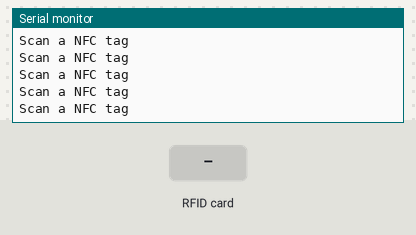
A sketch run on a simulated Arduino Uno, built with avr-gcc and run on an emulated ATmega328P. On the bench: the last lines printed to the serial monitor. The test bench sets the inputs (shaded band).

Above: at 3.8 s.
3.9 s: RFID card EB 50 ED 65 held to the reader
At 5.1 s:
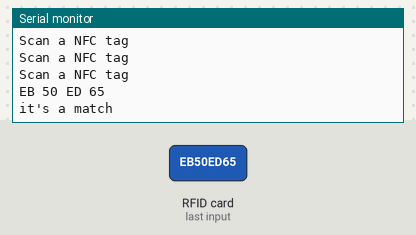
5.4 s: RFID card 5E 7A 19 C4 held to the reader
At 7.6 s:
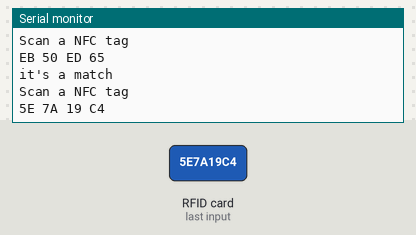

Measured:
- after the input at 3.9 s, the serial monitor: prints a new line at once (image 1)
- after the input at 5.4 s, the serial monitor: prints a new line after 1.5 s (image 2)

The sketch:

TagIDReadWithEmic.ino
```cpp
/*
  Simple tag read example
  Uses I2C interface for NFC shield

  Reads a 4-byte tag ID  as a string
  and compares it to a known tag string

  edited from Don Coleman's library example
  created 11 Feb 2020
  by Tom Igoe
*/

// include libraries for I2C interface to PN532 chip:
#include <Wire.h>
#include <PN532_I2C.h>
#include <PN532.h>
#include <NfcAdapter.h>
#include <SoftwareSerial.h>

// Pins to connect to the emic2
// EMIC SOUT = A0, EMIC SIN = A1:
SoftwareSerial emic(A0, A1);


// make instances of PN532 and NFC libraries:
PN532_I2C pn532_i2c(Wire);
NfcAdapter nfc = NfcAdapter(pn532_i2c);

// string of a known tag, in a format the library produces:
String knownTag = "EB 50 ED 65";
// last time a tag was read, in ms:
long lastTagReadTime = 0;
// delay between tag reads when a tag's just been read, in ms:
int tagReadDelay = 3000;

void setup() {
  Serial.begin(9600);
  emic.begin(9600);
  // set the word rate at 400 words per minute (can go 75 - 600 wpm):
  emic.println("W400");
  nfc.begin();
}

void loop() {
  // if the read delay has passed:
  if (millis() - lastTagReadTime > tagReadDelay) {
    // Send it out the EMIC:
    emic.println("S Scan a NFC tag");
    // send it out the serial port too:
    Serial.println("\nScan a NFC tag\n");
    // if a tag is present:
    if (nfc.tagPresent()) {
      // read the tag:
      NfcTag tag = nfc.read();
      // get the tag ID as a string:
      String tagString = tag.getUidString();
      // timestamp the read time:
      lastTagReadTime = millis();

      // Send it out the EMIC:
      emic.println("S " + tagString);
      // send it out the serial port too:
      Serial.println(tagString);
      // compare it to a known tag string:
      if (tagString == knownTag) {
        // Send it out the EMIC:
        emic.println("S it's a match");
        // send it out the serial port too:
        Serial.println("it's a match");
      }
    }
  }
}
```
